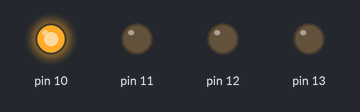
Bench run of a sketch on a simulated Arduino Uno, built with avr-gcc and run on an emulated ATmega328P. Parts: output pins drawn as LEDs (lit = HIGH).

Above: at 0.03 s.
At 0.73 s:
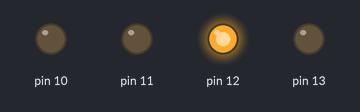
At 1.43 s:
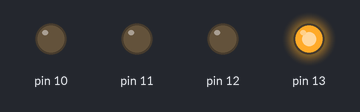
At 2.9 s:
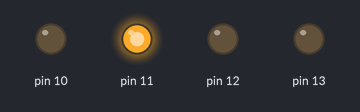
Timing chart, 0 to 3.2 s (numbered marks = the images above):
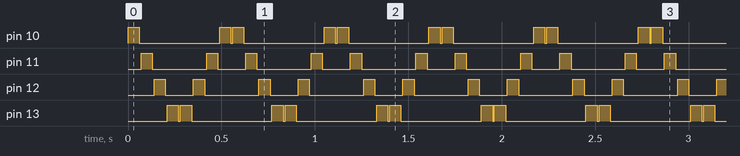

Measured:
- by itself, pin 10: repeats every 0.56 s: LOW 0.43 s, HIGH 0.06 s, LOW 0.01 s, HIGH 0.06 s
- by itself, pin 11: repeats every 0.56 s: LOW 0.29 s, HIGH 0.06 s, LOW 0.15 s, HIGH 0.06 s
- by itself, pin 12: repeats every 0.56 s: LOW 0.15 s, HIGH 0.06 s, LOW 0.29 s, HIGH 0.06 s
- by itself, pin 13: repeats every 0.56 s: LOW 0.01 s, HIGH 0.06 s, LOW 0.43 s, HIGH 0.06 s

The sketch:

Cylon.ino
```cpp
void setup() {
  // put your setup code here, to run once:
  pinMode(13,OUTPUT);
  pinMode(12,OUTPUT);
  pinMode(11,OUTPUT);
  pinMode(10,OUTPUT);
}

void loop() {
  // put your main code here, to run repeatedly:
  int onTime = 60, offTime = 10;

  // A for loop to blink down the line of LED's
  // i is used to change the output number
  for(int i = 0; i < 4; i++)
  {
    digitalWrite(10 + i,HIGH);
    delay(onTime);
    digitalWrite(10 + i,LOW);
    delay(offTime);
  }

  // A for loop to blink back to the first LED that blinked
  // This look makes it a Cylon blink pattern instead of letting
  // the program restart and blink the first LED again
    for(int i = 0; i < 4; i++)
  {
    digitalWrite(13 - i,HIGH);
    delay(onTime);
    digitalWrite(13 - i,LOW);
    delay(offTime);
  }
}
```
